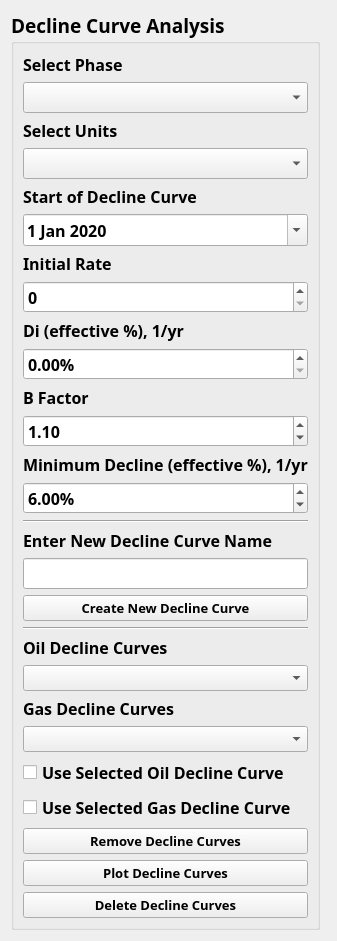
      <widget class="QWidget" name="tabForecasting">
       <attribute name="icon">
        <iconset>
         <normaloff>../../resources/4288598 - analysis analytics chart data pie.png</normaloff>../../resources/4288598 - analysis analytics chart data pie.png</iconset>
       </attribute>
       <attribute name="title">
        <string>Forecasting</string>
       </attribute>
       <layout class="QGridLayout" name="gridLayout">
        <item row="0" column="0">
         <widget class="QGroupBox" name="groupBox">
          <property name="font">
           <font>
            <family>Cascadia Code SemiBold</family>
            <pointsize>14</pointsize>
            <weight>75</weight>
            <bold>true</bold>
           </font>
          </property>
          <property name="title">
           <string>Decline Curve Analysis</string>
          </property>
          <layout class="QVBoxLayout" name="verticalLayout">
           <item>
            <widget class="QLabel" name="label_2">
             <property name="font">
              <font>
               <family>Cascadia Code SemiBold</family>
               <pointsize>12</pointsize>
               <weight>75</weight>
               <bold>true</bold>
              </font>
             </property>
             <property name="text">
              <string>Select Phase</string>
             </property>
            </widget>
           </item>
           <item>
            <widget class="QComboBox" name="comboBoxPhase">
             <property name="font">
              <font>
               <family>Cascadia Code</family>
               <pointsize>12</pointsize>
              </font>
             </property>
            </widget>
           </item>
           <item>
            <widget class="QLabel" name="label_3">
             <property name="font">
              <font>
               <family>Cascadia Code SemiBold</family>
               <pointsize>12</pointsize>
               <weight>75</weight>
               <bold>true</bold>
              </font>
             </property>
             <property name="text">
              <string>Select Units</string>
             </property>
            </widget>
           </item>
           <item>
            <widget class="QComboBox" name="comboBoxUnits">
             <property name="font">
              <font>
               <family>Cascadia Code</family>
               <pointsize>12</pointsize>
              </font>
             </property>
            </widget>
           </item>
           <item>
            <widget class="QLabel" name="label_4">
             <property name="font">
              <font>
               <family>Cascadia Code SemiBold</family>
               <pointsize>12</pointsize>
               <weight>75</weight>
               <bold>true</bold>
              </font>
             </property>
             <property name="text">
              <string>Start of Decline Curve</string>
             </property>
            </widget>
           </item>
           <item>
            <widget class="QDateEdit" name="dateEditCurveStart">
             <property name="font">
              <font>
               <family>Cascadia Code</family>
               <pointsize>12</pointsize>
              </font>
             </property>
             <property name="toolTip">
              <string>&lt;html&gt;&lt;head/&gt;&lt;body&gt;&lt;p&gt;Automatically set as first date in production data&lt;/p&gt;&lt;/body&gt;&lt;/html&gt;</string>
             </property>
             <property name="calendarPopup">
              <bool>true</bool>
             </property>
             <property name="date">
              <date>
               <year>2020</year>
               <month>1</month>
               <day>1</day>
              </date>
             </property>
            </widget>
           </item>
           <item>
            <widget class="QLabel" name="label_5">
             <property name="font">
              <font>
               <family>Cascadia Code SemiBold</family>
               <pointsize>12</pointsize>
               <weight>75</weight>
               <bold>true</bold>
              </font>
             </property>
             <property name="text">
              <string>Initial Rate</string>
             </property>
            </widget>
           </item>
           <item>
            <widget class="QSpinBox" name="spinBoxRate">
             <property name="font">
              <font>
               <family>Cascadia Code</family>
               <pointsize>12</pointsize>
              </font>
             </property>
             <property name="toolTip">
              <string>&lt;html&gt;&lt;head/&gt;&lt;body&gt;&lt;p&gt;Automatically set as max rate of first six months of production data&lt;/p&gt;&lt;/body&gt;&lt;/html&gt;</string>
             </property>
             <property name="maximum">
              <number>1000000</number>
             </property>
            </widget>
           </item>
           <item>
            <widget class="QLabel" name="label_6">
             <property name="font">
              <font>
               <family>Cascadia Code SemiBold</family>
               <pointsize>12</pointsize>
               <weight>75</weight>
               <bold>true</bold>
              </font>
             </property>
             <property name="text">
              <string>Di (effective %), 1/yr</string>
             </property>
            </widget>
           </item>
           <item>
            <widget class="QDoubleSpinBox" name="doubleSpinBoxDi">
             <property name="font">
              <font>
               <family>Cascadia Code</family>
               <pointsize>12</pointsize>
              </font>
             </property>
             <property name="suffix">
              <string>%</string>
             </property>
             <property name="singleStep">
              <double>0.500000000000000</double>
             </property>
            </widget>
           </item>
           <item>
            <widget class="QLabel" name="label_7">
             <property name="font">
              <font>
               <family>Cascadia Code SemiBold</family>
               <pointsize>12</pointsize>
               <weight>75</weight>
               <bold>true</bold>
              </font>
             </property>
             <property name="text">
              <string>B Factor</string>
             </property>
            </widget>
           </item>
           <item>
            <widget class="QDoubleSpinBox" name="doubleSpinBoxBFactor">
             <property name="font">
              <font>
               <family>Cascadia Code</family>
               <pointsize>12</pointsize>
              </font>
             </property>
             <property name="maximum">
              <double>2.000000000000000</double>
             </property>
             <property name="singleStep">
              <double>0.010000000000000</double>
             </property>
             <property name="value">
              <double>1.100000000000000</double>
             </property>
            </widget>
           </item>
           <item>
            <widget class="QLabel" name="label_10">
             <property name="font">
              <font>
               <family>Cascadia Code SemiBold</family>
               <pointsize>12</pointsize>
               <weight>75</weight>
               <bold>true</bold>
              </font>
             </property>
             <property name="text">
              <string>Minimum Decline (effective %), 1/yr</string>
             </property>
            </widget>
           </item>
           <item>
            <widget class="QDoubleSpinBox" name="doubleSpinBoxMinDecline">
             <property name="font">
              <font>
               <family>Cascadia Code</family>
               <pointsize>12</pointsize>
              </font>
             </property>
             <property name="suffix">
              <string>%</string>
             </property>
             <property name="value">
              <double>6.000000000000000</double>
             </property>
            </widget>
           </item>
           <item>
            <widget class="Line" name="line_2">
             <property name="orientation">
              <enum>Qt::Horizontal</enum>
             </property>
            </widget>
           </item>
           <item>
            <widget class="QLabel" name="label_8">
             <property name="font">
              <font>
               <family>Cascadia Code SemiBold</family>
               <pointsize>12</pointsize>
               <weight>75</weight>
               <bold>true</bold>
              </font>
             </property>
             <property name="text">
              <string>Enter New Decline Curve Name</string>
             </property>
            </widget>
           </item>
           <item>
            <widget class="QLineEdit" name="lineEditDeclineCurveName">
             <property name="font">
              <font>
               <family>Cascadia Code</family>
               <pointsize>12</pointsize>
              </font>
             </property>
             <property name="cursor">
              <cursorShape>IBeamCursor</cursorShape>
             </property>
            </widget>
           </item>
           <item>
            <widget class="QPushButton" name="pushButtonCreateDeclineCurve">
             <property name="font">
              <font>
               <family>Cascadia Code SemiBold</family>
               <pointsize>10</pointsize>
               <weight>75</weight>
               <bold>true</bold>
              </font>
             </property>
             <property name="toolTip">
              <string>&lt;html&gt;&lt;head/&gt;&lt;body&gt;&lt;p&gt;Creates decline curve from current parameters and saves it under the name entered in the box&lt;/p&gt;&lt;/body&gt;&lt;/html&gt;</string>
             </property>
             <property name="text">
              <string>Create New Decline Curve</string>
             </property>
             <property name="checkable">
              <bool>false</bool>
             </property>
            </widget>
           </item>
           <item>
            <widget class="Line" name="line">
             <property name="orientation">
              <enum>Qt::Horizontal</enum>
             </property>
            </widget>
           </item>
           <item>
            <widget class="QLabel" name="label_9">
             <property name="font">
              <font>
               <family>Cascadia Code SemiBold</family>
               <pointsize>12</pointsize>
               <weight>75</weight>
               <bold>true</bold>
              </font>
             </property>
             <property name="text">
              <string>Oil Decline Curves</string>
             </property>
            </widget>
           </item>
           <item>
            <widget class="QComboBox" name="comboBoxOilDeclineCurves">
             <property name="font">
              <font>
               <family>Cascadia Code</family>
               <pointsize>10</pointsize>
              </font>
             </property>
            </widget>
           </item>
           <item>
            <widget class="QLabel" name="label_24">
             <property name="font">
              <font>
               <family>Cascadia Code SemiBold</family>
               <pointsize>12</pointsize>
               <weight>75</weight>
               <bold>true</bold>
              </font>
             </property>
             <property name="text">
              <string>Gas Decline Curves</string>
             </property>
            </widget>
           </item>
           <item>
            <widget class="QComboBox" name="comboBoxGasDeclineCurves">
             <property name="font">
              <font>
               <family>Cascadia Code</family>
               <pointsize>10</pointsize>
              </font>
             </property>
            </widget>
           </item>
           <item>
            <widget class="QCheckBox" name="checkBoxUseOil">
             <property name="font">
              <font>
               <family>Cascadia Code</family>
               <pointsize>12</pointsize>
              </font>
             </property>
             <property name="toolTip">
              <string>&lt;html&gt;&lt;head/&gt;&lt;body&gt;&lt;p&gt;Check this to use the Oil Decline Curve with the Remove, Plot, or Delete buttons&lt;/p&gt;&lt;/body&gt;&lt;/html&gt;</string>
             </property>
             <property name="text">
              <string>Use Selected Oil Decline Curve</string>
             </property>
            </widget>
           </item>
           <item>
            <widget class="QCheckBox" name="checkBoxUseGas">
             <property name="font">
              <font>
               <family>Cascadia Code</family>
               <pointsize>12</pointsize>
              </font>
             </property>
             <property name="toolTip">
              <string>&lt;html&gt;&lt;head/&gt;&lt;body&gt;&lt;p&gt;Check this to use the Gas Decline Curve with the Remove, Plot, or Delete buttons&lt;/p&gt;&lt;/body&gt;&lt;/html&gt;</string>
             </property>
             <property name="text">
              <string>Use Selected Gas Decline Curve</string>
             </property>
            </widget>
           </item>
           <item>
            <widget class="QPushButton" name="pushButtonRemoveDeclineCurves">
             <property name="font">
              <font>
               <family>Cascadia Code SemiBold</family>
               <pointsize>10</pointsize>
               <weight>75</weight>
               <bold>true</bold>
              </font>
             </property>
             <property name="toolTip">
              <string>&lt;html&gt;&lt;head/&gt;&lt;body&gt;&lt;p&gt;Removes the decline curves from the plot, but does not delete them form the application&lt;/p&gt;&lt;/body&gt;&lt;/html&gt;</string>
             </property>
             <property name="text">
              <string>Remove Decline Curves</string>
             </property>
            </widget>
           </item>
           <item>
            <widget class="QPushButton" name="pushButtonPlotDeclineCurve">
             <property name="font">
              <font>
               <family>Cascadia Code SemiBold</family>
               <pointsize>10</pointsize>
               <weight>75</weight>
               <bold>true</bold>
              </font>
             </property>
             <property name="toolTip">
              <string>&lt;html&gt;&lt;head/&gt;&lt;body&gt;&lt;p&gt;Plots selected decline curves from the Oil Decline Curves and Gas Decline Curves comboboxes&lt;/p&gt;&lt;/body&gt;&lt;/html&gt;</string>
             </property>
             <property name="text">
              <string>Plot Decline Curves</string>
             </property>
            </widget>
           </item>
           <item>
            <widget class="QPushButton" name="pushButtonDeleteDeclineCurve">
             <property name="font">
              <font>
               <family>Cascadia Code SemiBold</family>
               <pointsize>10</pointsize>
               <weight>75</weight>
               <bold>true</bold>
              </font>
             </property>
             <property name="toolTip">
              <string>&lt;html&gt;&lt;head/&gt;&lt;body&gt;&lt;p&gt;Deletes selected decline curve from the application&lt;/p&gt;&lt;/body&gt;&lt;/html&gt;</string>
             </property>
             <property name="text">
              <string>Delete Decline Curves</string>
             </property>
            </widget>
           </item>
          </layout>
         </widget>
        </item>
        <item row="0" column="1">
         <widget class="QWidget" name="widgetProductionPlot" native="true">
          <property name="sizePolicy">
           <sizepolicy hsizetype="Expanding" vsizetype="Expanding">
            <horstretch>1</horstretch>
            <verstretch>1</verstretch>
           </sizepolicy>
          </property>
          <property name="sizeIncrement">
           <size>
            <width>10</width>
            <height>10</height>
           </size>
          </property>
          <property name="font">
           <font>
            <family>Cascadia Code</family>
            <pointsize>12</pointsize>
           </font>
          </property>
         </widget>
        </item>
       </layout>
      </widget>
